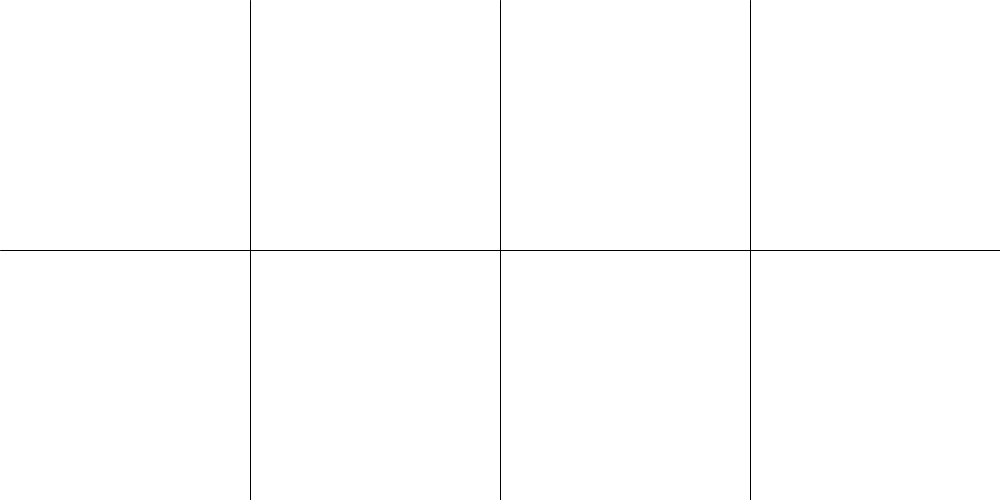
Frame 1 (no input)
Frame 60 (the mouse pressed at the canvas centre just before this capture): identical to frame 1, image omitted
Frame 120 (the mouse held since frame 60 and released just before this capture): identical to frame 1, image omitted

The Processing sketch that drew this single still picture (run headless with seeded random() and noise(); from frame 60 on, the mouse is pressed at the canvas centre):

// Processing sketch: if_else
// ── if_else.pde
void setup() {
  size(1000, 500);
  background(255);
  line(width * 0.5, 0, width * 0.5, height);
  line(width * 0.25, 0, width * 0.25, height);
  line(width * 0.75, 0, width * 0.75, height);
  
  line(0, height * 0.5, width, height * 0.5);
}

void draw() {

}

void mousePressed() {
  if (mouseY < height * 0.5) {
    
    if (mouseX < width * 0.25) {
      fill(0);
      circle(mouseX, mouseY, 30);
    } else if (mouseX > width * 0.5 && mouseX < width * 0.75) {
      fill(0, 0, 255);
      square(mouseX - 30, mouseY - 30, 30);   
    }
  
  } else {
    
    if (mouseX > width * 0.5 && mouseX < width * 0.75) {
      fill(255, 0, 0);
      triangle(mouseX - 15, mouseY + 15, mouseX, mouseY - 15, mouseX + 15, mouseY + 15);   
    } else if (mouseX > width * 0.75) {
       fill(0, 255, 0);
       circle(mouseX, mouseY, 30);   
    }
    
  }
}
